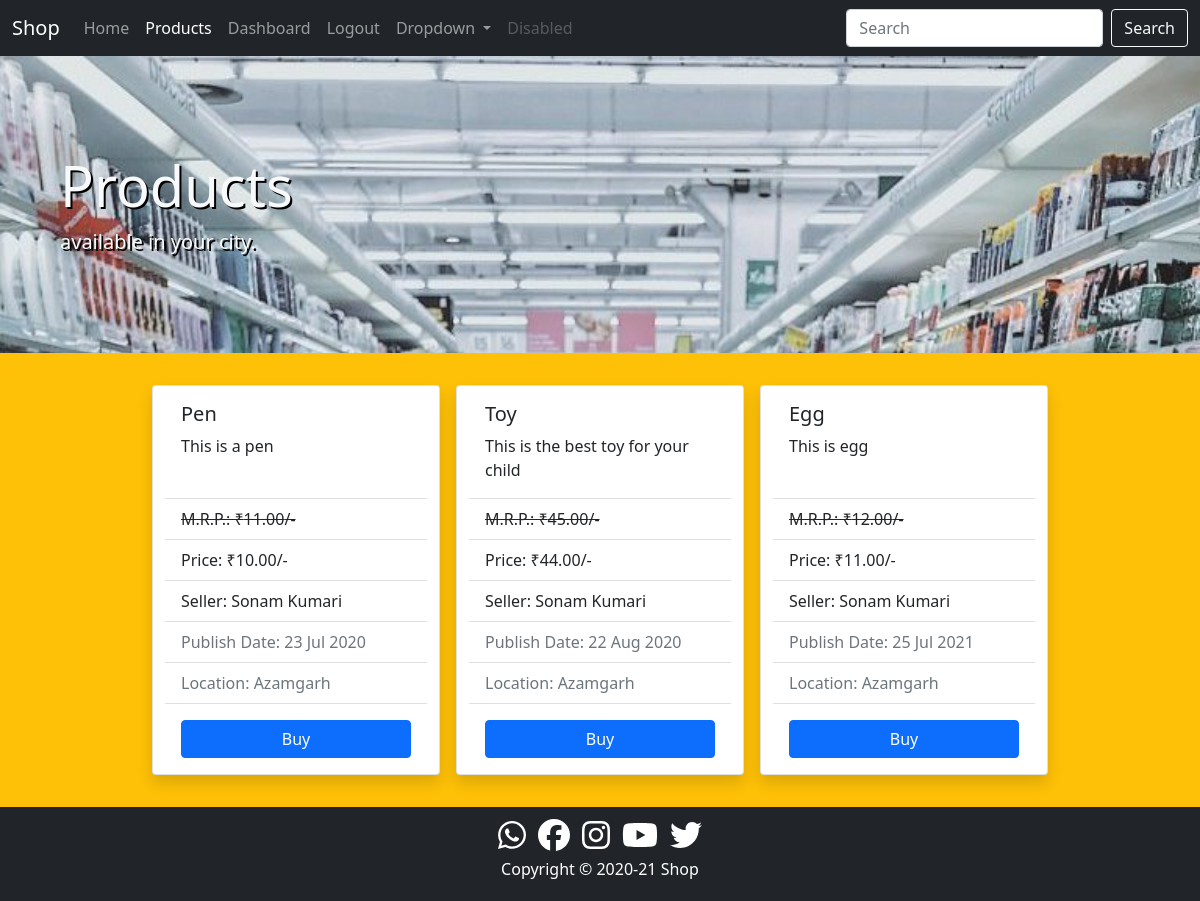
The app's page /product/ (signed in) with its own data.
### product/models.py (models this page shows, shortened)
class Product(models.Model):
    seller=models.ForeignKey(User,on_delete=models.CASCADE)
    title=models.CharField(max_length=50)
    date=models.DateField()
    description=models.TextField(max_length=500)
    mrp=models.DecimalField(decimal_places=2,max_digits=7)
    selling_price=models.DecimalField(decimal_places=2,max_digits=7)
    location=models.CharField(max_length=50)

### product/views.py (the view)
# urls.py: path('',views.ShowProduct.as_view(),name='products'),
@method_decorator(login_required,name='dispatch')
class ShowProduct(ListView):
    model=Product
    template_name='product/products.html'
    context_object_name='products'
    def get_queryset(self):
        return Product.objects.filter(location=self.request.user.profile.city)
    def get_context_data(self,*args,**kwargs):
        context=super().get_context_data(*args,**kwargs)
        context['products_active']='active'
        context['products_disabled']='disabled'
        return context

### product/templates/product/products.html (shortened to what this page needs)
{% extends 'core/base.html' %}
{% block content %}
<div class="container-fluid p-5 products shadow-lg">
    <div class="container text-light my-5">
        <div>
            <h1 class="display-4">Products</h1>
        </div>
        <div class="lead">
            <p>available in your city.</p>
        </div>
    </div>
</div>
<div class="container-fluid p-4 bg-warning">
    <div class="row justify-content-center">
        {% for product in products %}
        <div class="card m-2 shadow" style="width: 18rem;">
            <div class="card-body">
                <h5 class="card-title">{{product.title|capfirst}}</h5>
                <p class="card-text">{{product.description|capfirst}}</p>
            </div>
            <ul class="list-group list-group-flush">
                <li class="list-group-item text-decoration-line-through">M.R.P.: &#8377;{{product.mrp}}/-</li>
                <li class="list-group-item">Price: &#8377;{{product.selling_price}}/-</li>
                <li class="list-group-item">Seller: {{product.seller.get_full_name|capfirst}}</li>
                <li class="list-group-item text-muted">Publish Date: {{product.date|date:"d M Y"}}</li>
                <li class="list-group-item text-muted">Location: {{product.location}}</li>
              </ul>
            <a href="#" class="btn btn-primary m-3">Buy</a>
        </div>
        {% endfor %}
    </div>
</div>
{% endblock content %}

### core/static/core/css/style.css (style rules this page uses)
.products { background-image: url("../images/products.jpg"); background-color: dimgrey; background-size: cover; height: 100%; text-shadow: 2px 2px black; }

### records on screen
Product: title "Pen", description "This is a pen", mrp "11.00", selling_price "10.00", seller.get_full_name "Sonam Kumari", date "23 Jul 2020", location "Azamgarh"
Product: title "Toy", description "This is the best toy for your child", mrp "45.00", selling_price "44.00", seller.get_full_name "Sonam Kumari", date "22 Aug 2020", location "Azamgarh"
Product: title "Egg", description "This is egg", mrp "12.00", selling_price "11.00", seller.get_full_name "Sonam Kumari", date "25 Jul 2021", location "Azamgarh"
